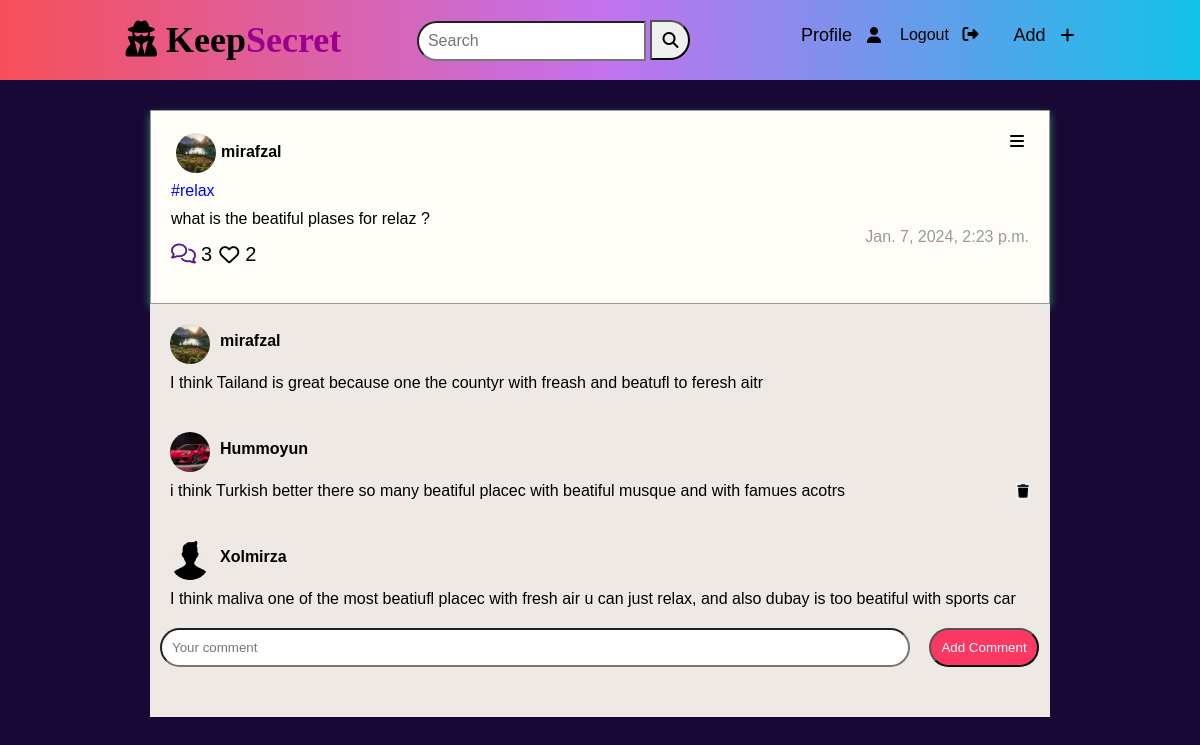
/11/post (signed in), run on the app's committed database.
### posts/models.py (models this page shows, shortened)
class Post(models.Model):
    author = models.ForeignKey(User, on_delete=models.CASCADE)
    content = models.TextField()
    hashtags = models.ManyToManyField(Hashtag, related_name='posts')
    created_at = models.DateTimeField(auto_now_add=True)

class Hashtag(models.Model):
    name = models.CharField(max_length=100, unique=True)
    def __str__(self):
        return f"#{self.name}"

class Comment(models.Model):
    user = models.ForeignKey(User, on_delete=models.CASCADE)
    post = models.ForeignKey(Post, on_delete=models.CASCADE, related_name='comments')
    text = models.TextField()
    created_at = models.DateTimeField(auto_now_add=True)

### user/models.py (models this page shows, shortened)
class Profile(models.Model):
    GENDER_CHOICES = [
        ('M', 'Male'),
        ('F', 'Female'),
        ('O', 'Other'),
    ]
    user = models.OneToOneField(User, on_delete=models.CASCADE)
    full_name = models.CharField(max_length=255)
    user_avatar = models.ImageField(upload_to='uploads/', default='default/defaultmale.png')
    phone_number = models.CharField(max_length=15, blank=True, validators=[
        RegexValidator(r'^\+?1?\d{9,15}$', message="Phone number must be entered in the format: '+999999999'. Up to 15 digits allowed.")
    ])
    gender = models.CharField(max_length=1, choices=GENDER_CHOICES, blank=True)

### posts/views.py (the view)
# urls.py: path('<int:post_id>/post', views.post_detail, name='post-detail'),
def post_detail(request, post_id):
    post = get_object_or_404(Post, pk=post_id)
    likes = post.likes.all()
    comments = post.comments.all()
    context = {
        'post': post,
        'likes': likes,
        'comments': comments
    }
    return render(request, 'posts/post_detail.html', context)

### posts/templates/posts/post_detail.html (shortened to what this page needs)
{% extends 'base.html' %}
{% block content %}
    <div class="container-homec">
         <div class="card-home">
             <div class="avatar-side">
                 <div class="av">
                     <img height="40" style="border-radius: 100%;"  src="{{ post.author.profile.user_avatar.url }}" alt="" class="avatar">
                     <h4><a style="text-decoration: none; color: black" href="">{{ post.author }}</a></h4>
                 </div>
                 <div class="setting"><i class="fa-solid fa-bars"></i></div>
             </div>
             <div class="topic">
                 {% for hashtag in post.hashtags.all %}
                    <p style="color:blue" class="author">{{ hashtag }}</p>
                 {% endfor %}
             </div>
             <div class="content-home">
                 <p class="content">{{ post.content }}</p>
             </div>
             <div class="degree">
                 <div class="degree-nav">
                     <div class="comment">
                         <a href="" style="font-size: 20px"><i class="fa-regular fa-comments"></i></a>
                         <p style="font-size: 20px; margin-bottom: 10px;" class="count"> {{ post.comments.count }}</p>
                     </div>
                     <div class="like-pt">
                           <form action="{% url 'like_post' post_id=post.id %}" method="post">
                               <button type="submit" class="like-bt" style="margin-bottom: 15px; font-size: 20px; border:1px solid rgba(0, 0, 0, 0)" ><i  class="like-kn fa-regular fa-heart"></i></button>
                            </form>
                         <p style="font-size: 20px" class="count">{{ post.likes.count }}</p>
                     </div>
                 </div>
                 <div class="time-create">
                     <p style="color:#999;">{{ post.created_at }}</p>
                 </div>
             </div>
         </div>
         <div class="comments-page">
         {% for comment in post.comments.all %}
            <div class="comments-sides">
                <div class="av-user">
                    <img class="avatar-user" src="{{ comment.user.profile.user_avatar.url }}" alt="">
                    <h4>{{ comment.user }}</h4>
                </div>
                <div class="comment-user">
                    <p>{{ comment.text }}</p>
                        {% if comment.user == user %}
                            <form action="{% url 'delete-comment' comment.id %}" method="post">
                                <button style="border:1px solid rgba(250,250,250,0)"><i class="fa-solid fa-trash"></i></button>
                            </form>
                        {% endif %}
                </div>
            </div>
             {% empty %}
                    <p style="padding: 10px; text-align: center; font-size: 20px ">No comments yet.</p>
            {% endfor %}
             <div class="add-comment">
                {% if user.is_authenticated %}
                  <form action="{% url 'add_comment' post_id=post.id %}" method="post">
                    <input  class="input-comment" type="text" name="text" placeholder="Your comment">
                    <input class="add-commentbtn" type="submit" value="Add Comment">
                  </form>
                {% else %}
                  <p>Please <a href="{% url 'login' %}">login</a> to comment.</p>
                {% endif %}
            </div>
         </div>
     </div>
{% endblock content %}

### user/static/css/style.css (style rules this page uses)
* { margin: 0; padding: 0; box-sizing: border-box; }
body { font-family: Arial, sans-serif; background: #180835; }
.like-bt { border:1px solid rgba(0, 0, 0, 0); margin-left: 6px; background-color: rgba(255, 255, 255, 0); }
.container-homec { height: 100vh; width: 900px; margin: auto; }
.card-home { margin-top: 30px; height: auto; width: 100%; padding:20px; border:1px solid #999; background-color: #fffdf8; box-shadow: 0 4px 8px seagreen; }
.avatar-side { padding:2px 5px ; height: 46px; width: 100%; display: flex; justify-content: space-between; position: relative; }
.av { display: flex; }
.av>h4 { margin-top: 10px; margin-left: 5px; font-family: Arial, Helvetica, sans-serif; }
.av >img { height: 40px; width: 40px; object-fit: cover; }
.topic { margin-top: 5px; }
.content-home { margin-top: 10px; }
.degree { display: flex; justify-content: space-between; text-align: center; }
.degree-nav { margin-top: 15px; display: flex; }
.degree-nav>.like-pt { display: flex; }
.comment { display: flex; }
.count { margin-left: 5px; }
.like-pt { display: flex; }
.comments-page { background-color: #eee9e4; height: auto; }
.comments-sides { height: auto; padding:20px; }
.av-user { display: flex; }
.av-user>img { height: 40px; width: 40px; object-fit: cover; border-radius: 100%; position: relative; }
.comment-user { margin-top: 10px; display: flex; justify-content: space-between; }
.av-user> h4 { margin-left: 10px; margin-top: 8px; }
.like-bt { font-size: 15px; margin-bottom: 10px; }
.add-comment { display: flex; width: 100%; }
.input-comment { width: 750px; border-radius: 20px; margin-left: 10px; padding:10px; margin-bottom: 50px ; }
.add-commentbtn { margin-left: 15px; padding:10px; background-color: #fa3863; margin-bottom: 50px; color:white; border-radius: 20px; }

### data on the page
Post: author.profile.user_avatar (picture), author "mirafzal", content "what is the beatiful plases for relaz ?", comments.count "3", likes.count "2", created_at "Jan. 7, 2024, 2:23 p.m."
Hashtag: name "#relax"
Comment: user.profile.user_avatar (picture), user "mirafzal", text "I think Tailand is great because one the countyr with freash and beatufl to feresh aitr"
Comment: user.profile.user_avatar (picture), user "Hummoyun", text "i think Turkish better there so many beatiful placec with beatiful musque and with famues acotrs"
Comment: user.profile.user_avatar (placeholder picture), user "Xolmirza", text "I think maliva one of the most beatiufl placec with fresh air u can just relax, and also dubay is too beatiful with sports car"
